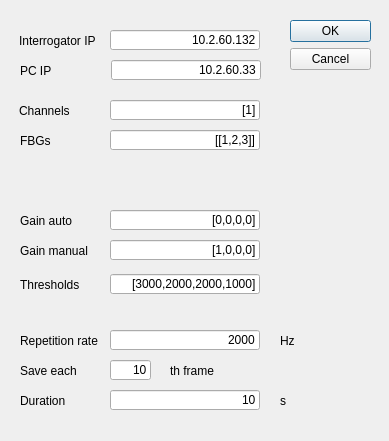
<?xml version="1.0" encoding="UTF-8"?>
<ui version="4.0">
 <class>Dialog</class>
 <widget class="QDialog" name="Dialog">
  <property name="geometry">
   <rect>
    <x>0</x>
    <y>0</y>
    <width>389</width>
    <height>441</height>
   </rect>
  </property>
  <property name="windowTitle">
   <string>Dialog</string>
  </property>
  <widget class="QDialogButtonBox" name="buttonBox">
   <property name="geometry">
    <rect>
     <x>290</x>
     <y>20</y>
     <width>81</width>
     <height>241</height>
    </rect>
   </property>
   <property name="orientation">
    <enum>Qt::Vertical</enum>
   </property>
   <property name="standardButtons">
    <set>QDialogButtonBox::Cancel|QDialogButtonBox::Ok</set>
   </property>
  </widget>
  <widget class="QLabel" name="label_25">
   <property name="geometry">
    <rect>
     <x>19</x>
     <y>30</y>
     <width>81</width>
     <height>21</height>
    </rect>
   </property>
   <property name="text">
    <string>Interrogator IP</string>
   </property>
  </widget>
  <widget class="QLineEdit" name="lineEdit_it_IP">
   <property name="geometry">
    <rect>
     <x>110</x>
     <y>30</y>
     <width>150</width>
     <height>20</height>
    </rect>
   </property>
   <property name="text">
    <string>10.2.60.132</string>
   </property>
   <property name="alignment">
    <set>Qt::AlignRight|Qt::AlignTrailing|Qt::AlignVCenter</set>
   </property>
  </widget>
  <widget class="QLineEdit" name="lineEdit_PC_IP">
   <property name="geometry">
    <rect>
     <x>111</x>
     <y>60</y>
     <width>150</width>
     <height>20</height>
    </rect>
   </property>
   <property name="text">
    <string>10.2.60.33</string>
   </property>
   <property name="alignment">
    <set>Qt::AlignRight|Qt::AlignTrailing|Qt::AlignVCenter</set>
   </property>
  </widget>
  <widget class="QLabel" name="label_26">
   <property name="geometry">
    <rect>
     <x>20</x>
     <y>60</y>
     <width>81</width>
     <height>21</height>
    </rect>
   </property>
   <property name="text">
    <string>PC IP</string>
   </property>
  </widget>
  <widget class="QLabel" name="label_27">
   <property name="geometry">
    <rect>
     <x>19</x>
     <y>100</y>
     <width>81</width>
     <height>21</height>
    </rect>
   </property>
   <property name="text">
    <string>Channels</string>
   </property>
  </widget>
  <widget class="QLineEdit" name="lineEdit_channels">
   <property name="geometry">
    <rect>
     <x>110</x>
     <y>100</y>
     <width>150</width>
     <height>20</height>
    </rect>
   </property>
   <property name="text">
    <string>[1]</string>
   </property>
   <property name="alignment">
    <set>Qt::AlignRight|Qt::AlignTrailing|Qt::AlignVCenter</set>
   </property>
  </widget>
  <widget class="QLabel" name="label_28">
   <property name="geometry">
    <rect>
     <x>20</x>
     <y>130</y>
     <width>81</width>
     <height>21</height>
    </rect>
   </property>
   <property name="text">
    <string>FBGs</string>
   </property>
  </widget>
  <widget class="QLineEdit" name="lineEdit_FBGs">
   <property name="geometry">
    <rect>
     <x>110</x>
     <y>130</y>
     <width>150</width>
     <height>20</height>
    </rect>
   </property>
   <property name="text">
    <string>[[1,2,3]]</string>
   </property>
   <property name="alignment">
    <set>Qt::AlignRight|Qt::AlignTrailing|Qt::AlignVCenter</set>
   </property>
  </widget>
  <widget class="QLineEdit" name="lineEdit_gains_manual">
   <property name="geometry">
    <rect>
     <x>110</x>
     <y>240</y>
     <width>150</width>
     <height>20</height>
    </rect>
   </property>
   <property name="text">
    <string>[1,0,0,0]</string>
   </property>
   <property name="alignment">
    <set>Qt::AlignRight|Qt::AlignTrailing|Qt::AlignVCenter</set>
   </property>
  </widget>
  <widget class="QLabel" name="label_29">
   <property name="geometry">
    <rect>
     <x>20</x>
     <y>240</y>
     <width>81</width>
     <height>21</height>
    </rect>
   </property>
   <property name="text">
    <string>Gain manual</string>
   </property>
  </widget>
  <widget class="QLabel" name="label_30">
   <property name="geometry">
    <rect>
     <x>20</x>
     <y>210</y>
     <width>81</width>
     <height>21</height>
    </rect>
   </property>
   <property name="text">
    <string>Gain auto</string>
   </property>
  </widget>
  <widget class="QLabel" name="label_31">
   <property name="geometry">
    <rect>
     <x>20</x>
     <y>274</y>
     <width>81</width>
     <height>21</height>
    </rect>
   </property>
   <property name="text">
    <string>Thresholds</string>
   </property>
  </widget>
  <widget class="QLineEdit" name="lineEdit_thresholds">
   <property name="geometry">
    <rect>
     <x>110</x>
     <y>274</y>
     <width>150</width>
     <height>20</height>
    </rect>
   </property>
   <property name="text">
    <string>[3000,2000,2000,1000]</string>
   </property>
   <property name="alignment">
    <set>Qt::AlignRight|Qt::AlignTrailing|Qt::AlignVCenter</set>
   </property>
  </widget>
  <widget class="QLineEdit" name="lineEdit_gains_auto">
   <property name="geometry">
    <rect>
     <x>110</x>
     <y>210</y>
     <width>150</width>
     <height>20</height>
    </rect>
   </property>
   <property name="text">
    <string>[0,0,0,0]</string>
   </property>
   <property name="alignment">
    <set>Qt::AlignRight|Qt::AlignTrailing|Qt::AlignVCenter</set>
   </property>
  </widget>
  <widget class="QLabel" name="label_32">
   <property name="geometry">
    <rect>
     <x>20</x>
     <y>330</y>
     <width>81</width>
     <height>21</height>
    </rect>
   </property>
   <property name="text">
    <string>Repetition rate</string>
   </property>
  </widget>
  <widget class="QLineEdit" name="lineEdit_rep_rate">
   <property name="geometry">
    <rect>
     <x>110</x>
     <y>330</y>
     <width>150</width>
     <height>20</height>
    </rect>
   </property>
   <property name="text">
    <string>2000</string>
   </property>
   <property name="alignment">
    <set>Qt::AlignRight|Qt::AlignTrailing|Qt::AlignVCenter</set>
   </property>
  </widget>
  <widget class="QLabel" name="label_33">
   <property name="geometry">
    <rect>
     <x>20</x>
     <y>360</y>
     <width>81</width>
     <height>21</height>
    </rect>
   </property>
   <property name="text">
    <string>Save each </string>
   </property>
  </widget>
  <widget class="QLineEdit" name="lineEdit_write_every_nth">
   <property name="geometry">
    <rect>
     <x>110</x>
     <y>360</y>
     <width>41</width>
     <height>20</height>
    </rect>
   </property>
   <property name="text">
    <string>10</string>
   </property>
   <property name="alignment">
    <set>Qt::AlignRight|Qt::AlignTrailing|Qt::AlignVCenter</set>
   </property>
  </widget>
  <widget class="QLabel" name="label_34">
   <property name="geometry">
    <rect>
     <x>280</x>
     <y>330</y>
     <width>81</width>
     <height>21</height>
    </rect>
   </property>
   <property name="text">
    <string>Hz</string>
   </property>
  </widget>
  <widget class="QLabel" name="label_35">
   <property name="geometry">
    <rect>
     <x>170</x>
     <y>360</y>
     <width>81</width>
     <height>21</height>
    </rect>
   </property>
   <property name="text">
    <string>th frame</string>
   </property>
  </widget>
  <widget class="QLabel" name="label_36">
   <property name="geometry">
    <rect>
     <x>20</x>
     <y>390</y>
     <width>81</width>
     <height>21</height>
    </rect>
   </property>
   <property name="text">
    <string>Duration</string>
   </property>
  </widget>
  <widget class="QLineEdit" name="lineEdit_recording_duration">
   <property name="geometry">
    <rect>
     <x>110</x>
     <y>390</y>
     <width>150</width>
     <height>20</height>
    </rect>
   </property>
   <property name="text">
    <string>10</string>
   </property>
   <property name="alignment">
    <set>Qt::AlignRight|Qt::AlignTrailing|Qt::AlignVCenter</set>
   </property>
  </widget>
  <widget class="QLabel" name="label_37">
   <property name="geometry">
    <rect>
     <x>280</x>
     <y>390</y>
     <width>81</width>
     <height>21</height>
    </rect>
   </property>
   <property name="text">
    <string>s</string>
   </property>
  </widget>
 </widget>
 <resources/>
 <connections>
  <connection>
   <sender>buttonBox</sender>
   <signal>accepted()</signal>
   <receiver>Dialog</receiver>
   <slot>accept()</slot>
   <hints>
    <hint type="sourcelabel">
     <x>248</x>
     <y>254</y>
    </hint>
    <hint type="destinationlabel">
     <x>157</x>
     <y>274</y>
    </hint>
   </hints>
  </connection>
  <connection>
   <sender>buttonBox</sender>
   <signal>rejected()</signal>
   <receiver>Dialog</receiver>
   <slot>reject()</slot>
   <hints>
    <hint type="sourcelabel">
     <x>316</x>
     <y>260</y>
    </hint>
    <hint type="destinationlabel">
     <x>286</x>
     <y>274</y>
    </hint>
   </hints>
  </connection>
 </connections>
</ui>
